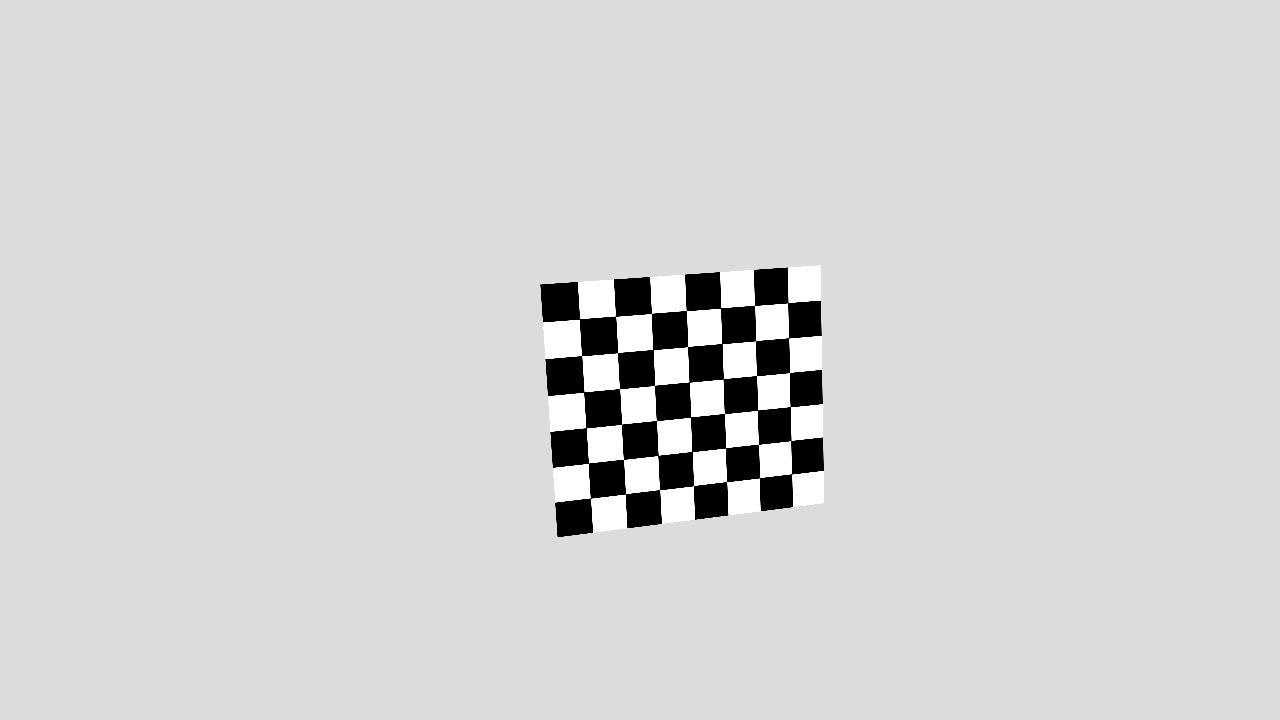
#> input picture aula_16_Calibracao/exemplos_em_python/dados_sinteticos/calib_03.png, 1280 x 720 px, given in place of estereo_esquerda.png, which was not available
$ python 04_item_a_completo.py
#> lines starting #> are read from the running program, lines starting #| are printed output that depends on the picture; after the words box and inside, x2 and y2 are one past the last pixel; in counts of white or black regions, pixels touching at a corner belong together; pictures that were not available may be replaced by others from this repository, and a replacement may not be noted
### aula_05_HSV/exemplos_em_python/utils.py
from __future__ import annotations

from pathlib import Path

import cv2
import numpy as np


ROOT = Path(__file__).resolve().parents[1]
RECURSOS = ROOT / "recursos"
SAIDAS = ROOT / "saidas"
SAIDAS.mkdir(exist_ok=True)


def carregar_par() -> tuple[np.ndarray, np.ndarray]:
    esquerda = cv2.imread(str(RECURSOS / "estereo_esquerda.png"))
#> esquerda is the input picture: shape (720, 1280, 3); min 0, max 255, mean 213.1
    direita = cv2.imread(str(RECURSOS / "estereo_direita.png"))
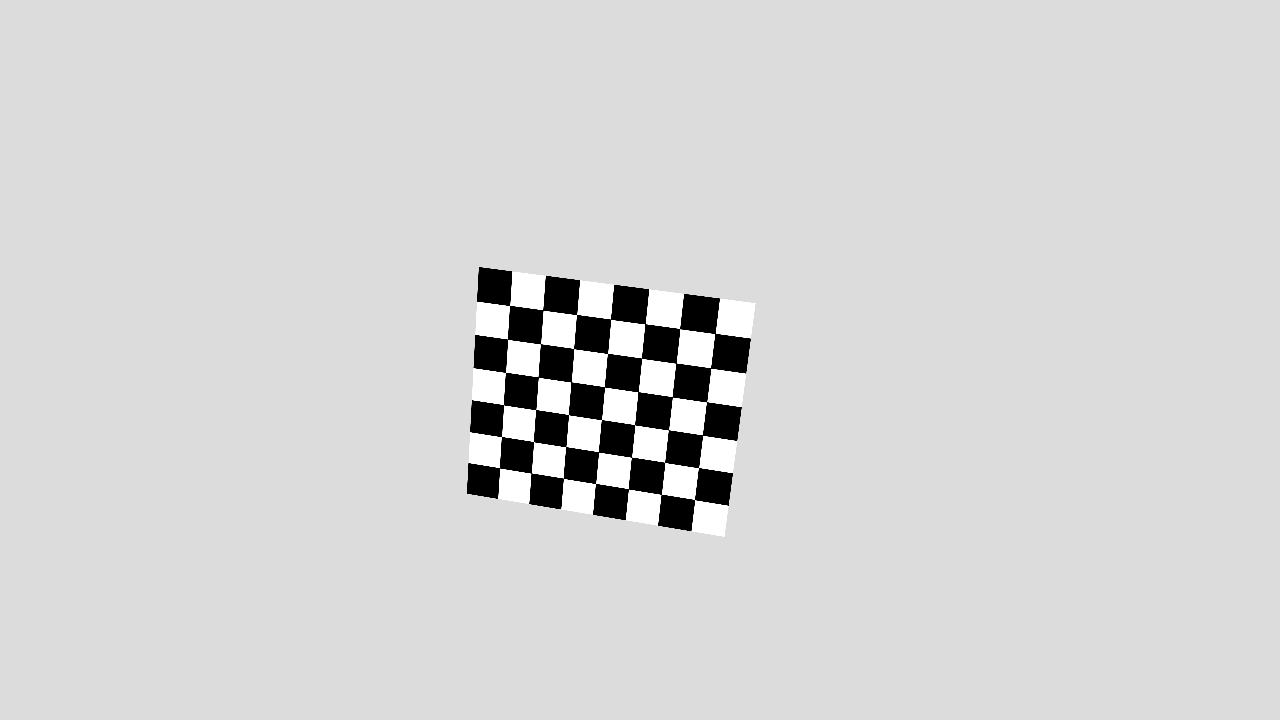
#> input picture aula_16_Calibracao/exemplos_em_python/dados_sinteticos/calib_04.png, 1280 x 720 px, given in place of estereo_direita.png, which was not available
#> direita is the input picture: shape (720, 1280, 3); min 0, max 255, mean 213.6
    if esquerda is None or direita is None:
        raise FileNotFoundError("Execute primeiro: python gerar_recursos.py")
    if esquerda.shape != direita.shape:
        raise ValueError("As imagens do par estéreo devem ter a mesma resolução.")
    return esquerda, direita


def criar_sgbm(num_disparidades: int = 96, bloco: int = 5) -> cv2.StereoSGBM:
    if num_disparidades % 16 != 0:
        raise ValueError("num_disparidades deve ser múltiplo de 16.")
    canais = 1
    return cv2.StereoSGBM_create(
        minDisparity=0,
        numDisparities=num_disparidades,
        blockSize=bloco,
        P1=8 * canais * bloco**2,
        P2=32 * canais * bloco**2,
        disp12MaxDiff=1,
        uniquenessRatio=8,
        speckleWindowSize=80,
        speckleRange=2,
        preFilterCap=31,
        mode=cv2.STEREO_SGBM_MODE_SGBM_3WAY,
    )


def calcular_disparidade_sgbm(esquerda: np.ndarray, direita: np.ndarray) -> np.ndarray:
    cinza_e = cv2.cvtColor(esquerda, cv2.COLOR_BGR2GRAY)
    cinza_d = cv2.cvtColor(direita, cv2.COLOR_BGR2GRAY)
    return criar_sgbm().compute(cinza_e, cinza_d).astype(np.float32) / 16.0


def normalizar_disparidade(
    disparidade: np.ndarray,
) -> tuple[np.ndarray, np.ndarray, np.ndarray]:
    # Remove inválidos, bordas sem correspondência e valores localmente incoerentes.
    mediana_local = cv2.medianBlur(disparidade, 5)
    validos = (
        np.isfinite(disparidade)
        & (disparidade > 0.5)
        & (np.abs(disparidade - mediana_local) < 1.5)
    )
#> validos: shape (720, 1280) bool; 10.6% white; 35 white regions (6 under 20 px), largest, box (x1, y1, x2, y2) and area: (96, 275, 808, 540) 38394, (825, 475, 1277, 505) 13518, (824, 419, 1277, 439) 9018
    h, w = disparidade.shape
#> h = 720; w = 1280
    validos[:10, :] = False
    validos[h - 10 :, :] = False
    validos[:, : min(100, w // 4)] = False
#> validos: shape (720, 1280) bool; 10.5% white; 36 white regions (6 under 20 px), largest, box (x1, y1, x2, y2) and area: (100, 275, 808, 540) 38294, (825, 475, 1277, 505) 13518, (824, 419, 1277, 439) 9018
    validos[:, w - 10 :] = False
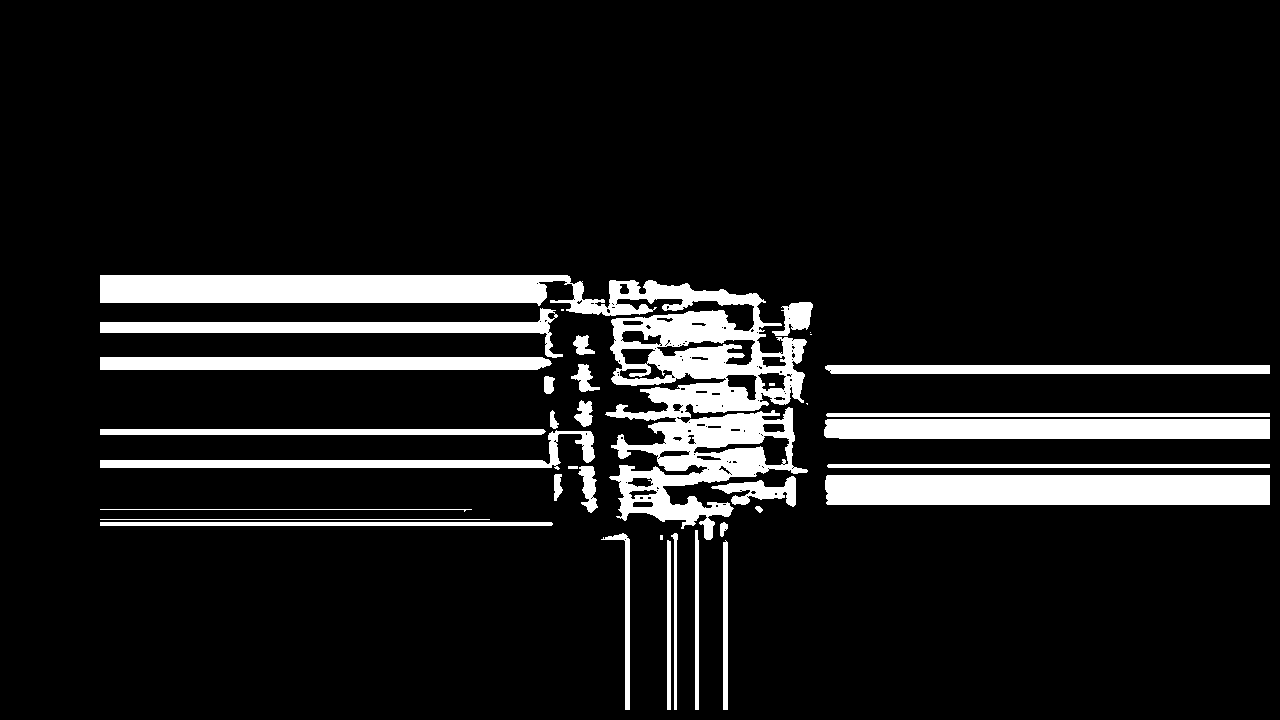
#> validos: shape (720, 1280) bool; 10.5% white; 36 white regions (6 under 20 px), largest, box (x1, y1, x2, y2) and area: (100, 275, 808, 540) 38294, (825, 475, 1270, 505) 13320, (824, 419, 1270, 439) 8886
    if not np.any(validos):
        raise RuntimeError("Nenhuma disparidade válida foi encontrada.")

    d_validos = disparidade[validos]
    # Percentis robustos evitam que um único falso casamento defina toda a escala.
    d_min, d_max = np.percentile(d_validos, [10, 90]).astype(float)
#> d_min = 34; d_max = 91.44
    proximidade = np.zeros_like(disparidade, dtype=np.float32)
    d_limitada = np.clip(d_validos, d_min, d_max)
    proximidade[validos] = (d_limitada - d_min) / max(d_max - d_min, 1e-6)

    inversa = np.zeros_like(disparidade, dtype=np.float32)
    inversa[validos] = 1.0 / np.maximum(d_limitada, 1e-6)
    inv_validos = inversa[validos]
    i_min, i_max = float(inv_validos.min()), float(inv_validos.max())
#> i_min = 0.0109; i_max = 0.0294
    profundidade_rel = np.zeros_like(disparidade, dtype=np.float32)
    profundidade_rel[validos] = (inv_validos - i_min) / max(i_max - i_min, 1e-6)
    return proximidade, profundidade_rel, validos


def pixel_extremo_robusto(
    disparidade: np.ndarray, validos: np.ndarray, percentil: float, tolerancia: float
) -> tuple[int, int]:
    """Retorna (x,y) no maior componente próximo do percentil solicitado."""
#> called with percentil = 90, tolerancia = 1.5
    alvo = float(np.percentile(disparidade[validos], percentil))
#> alvo = 91.44
    faixa = (validos & (np.abs(disparidade - alvo) <= tolerancia)).astype(np.uint8)
#> faixa: shape (720, 1280); values 0 (black) and 1 (white), 0.29% white; 12 white regions (9 under 20 px), largest, box (x1, y1, x2, y2) and area: (662, 422, 765, 444) 1383, (100, 281, 553, 283) 892, (725, 540, 728, 710) 338
    n, rotulos, stats, centroides = cv2.connectedComponentsWithStats(faixa)
#> rotulos: shape (720, 1280) int32; 13 distinct labels, from 0 to 12
#> n = 13; stats = 13 rows, first 6: [0, 0, 1280, 720, 918945], [100, 281, 453, 2, 892], [565, 281, 5, 2, 7], [791, 328, 3, 2, 3], [798, 329, 3, 1, 3], [662, 422, 103, 22, 1383]; centroides = 13 rows, first 8: [639.7, 359.4], [322.6, 281.5], [567.1, 281.4], [792, 328.7], [799, 329], [711.4, 435.6], [656, 433], [689, 453]
    if n <= 1:
        y, x = np.unravel_index(np.argmin(np.where(validos, np.abs(disparidade - alvo), np.inf)), disparidade.shape)
        return int(x), int(y)
    componente = 1 + int(np.argmax(stats[1:, cv2.CC_STAT_AREA]))
#> componente = 5
    cx, cy = centroides[componente]
#> cx = 711.4; cy = 435.6
    ys, xs = np.where(rotulos == componente)
#> ys = 1383 values from 422 to 443; xs = 1383 values, max 764 at index 847, min 662 at index 289, mean 711.4
    indice = int(np.argmin((xs - cx) ** 2 + (ys - cy) ** 2))
#> indice = 703
    return int(xs[indice]), int(ys[indice])


def colorir_jet(mapa_01: np.ndarray) -> np.ndarray:
    oito_bits = np.clip(mapa_01 * 255.0, 0, 255).astype(np.uint8)
    return cv2.applyColorMap(oito_bits, cv2.COLORMAP_JET)


# [38 lines left out: functions maior_contorno, segmentar_verde, destacar_roi, not called in this run]

### aula_05_HSV/exemplos_em_python/04_item_a_completo.py
import argparse

import cv2
import numpy as np

from utils import (
    SAIDAS,
    calcular_disparidade_sgbm,
    carregar_par,
    colorir_jet,
    normalizar_disparidade,
    pixel_extremo_robusto,
)


parser = argparse.ArgumentParser(description="Item A completo: disparidade e profundidade relativa.")
parser.add_argument("--sem-janelas", action="store_true")
args = parser.parse_args()

esquerda, direita = carregar_par()
disparidade = calcular_disparidade_sgbm(esquerda, direita)
proximidade, profundidade_rel, validos = normalizar_disparidade(disparidade)

x_perto, y_perto = pixel_extremo_robusto(disparidade, validos, percentil=90, tolerancia=1.5)
#> x_perto = 711; y_perto = 436
x_longe, y_longe = pixel_extremo_robusto(disparidade, validos, percentil=10, tolerancia=0.75)
#> call 2 of pixel_extremo_robusto, with percentil = 10, tolerancia = 0.75
#> in pixel_extremo_robusto (call 2), `alvo = float(np.percentile(disparidade[validos], percentil))`: alvo = 34
#> in pixel_extremo_robusto (call 2), `faixa = (validos & (np.abs(disparidade - alvo) <= tolerancia)).astype(..`:
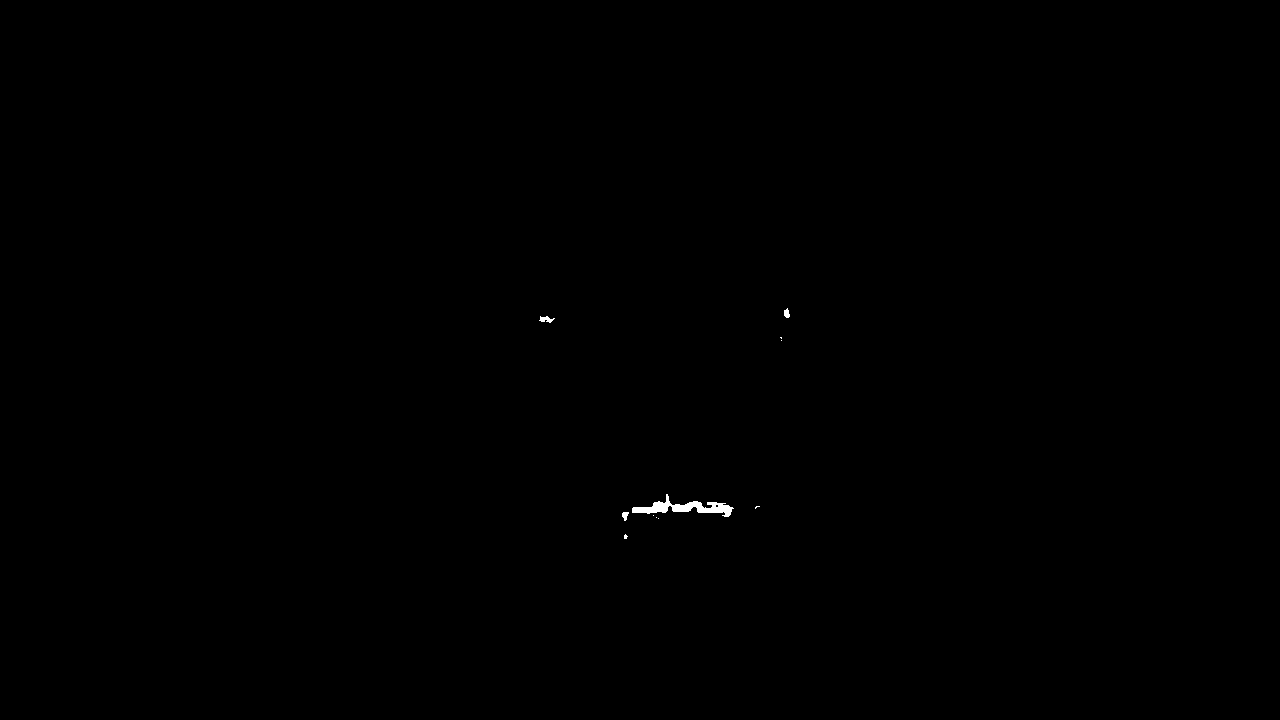
#> faixa: shape (720, 1280); values 0 (black) and 1 (white), 0.11% white; 11 white regions (7 under 20 px), largest, box (x1, y1, x2, y2) and area: (632, 494, 734, 517) 839, (539, 316, 555, 323) 62, (784, 308, 790, 318) 43, (622, 512, 629, 521) 42
#> in pixel_extremo_robusto (call 2), `n, rotulos, stats, centroides = cv2.connectedComponentsWithStats(faixa)`: rotulos: shape (720, 1280) int32; 12 distinct labels, from 0 to 11
#> in pixel_extremo_robusto (call 2), `n, rotulos, stats, centroides = cv2.connectedComponentsWithStats(faixa)`: n = 12; stats = [[0, 0, 1280, 720, 920586], [784, 308, 6, 10, 43], [539, 316, 16, 7, 62], [780, 337, 2, 2, 3], [781, 340, 1, 1, 1], [632, 494, 102, 23, 839], [755, 506, 5, 3, 7], [622, 512, 7, 9, 42], [653, 515, 1, 1, 1], [656, 517, 1, 1, 1], [658, 518, 1, 1, 1], [624, 534, 4, 5, 14]]; centroides = [[639.5, 359.4], [786.4, 313], [545.8, 319], [780.7, 337.3], [781, 340], [684.5, 507.5], [756.6, 506.6], [624.7, 515.1], [653, 515], [656, 517], [658, 518], [625.1, 536.3]]
#> in pixel_extremo_robusto (call 2), `cx, cy = centroides[componente]`: cx = 684.5; cy = 507.5
#> in pixel_extremo_robusto (call 2), `ys, xs = np.where(rotulos == componente)`: ys = 839 values from 494 to 516; xs = 839 values, max 733 at index 483, min 632 at index 391, mean 684.5
#> in pixel_extremo_robusto (call 2), `indice = int(np.argmin((xs - cx) ** 2 + (ys - cy) ** 2))`: indice = 351
#> x_longe = 684; y_longe = 507

print("Convenção: proximidade 0=longe e 1=perto; profundidade relativa 0=perto e 1=longe")
print("Extremos robustos: percentis 10 e 90 em componentes conexos, rejeitando outliers isolados.")
print(
    f"MAIS PRÓXIMO: (x={x_perto}, y={y_perto}), "
    f"disparidade={disparidade[y_perto, x_perto]:.2f}, "
    f"proximidade={proximidade[y_perto, x_perto]:.3f}, "
    f"profundidade_rel={profundidade_rel[y_perto, x_perto]:.3f}"
)
#| MAIS PRÓXIMO: (x=711, y=436), disparidade=92.00, proximidade=1.000, profundidade_rel=0.000
print(
    f"MAIS DISTANTE: (x={x_longe}, y={y_longe}), "
    f"disparidade={disparidade[y_longe, x_longe]:.2f}, "
    f"proximidade={proximidade[y_longe, x_longe]:.3f}, "
    f"profundidade_rel={profundidade_rel[y_longe, x_longe]:.3f}"
)
#| MAIS DISTANTE: (x=684, y=507), disparidade=34.50, proximidade=0.009, profundidade_rel=0.977

mapa = colorir_jet(proximidade)
mapa[~validos] = 0
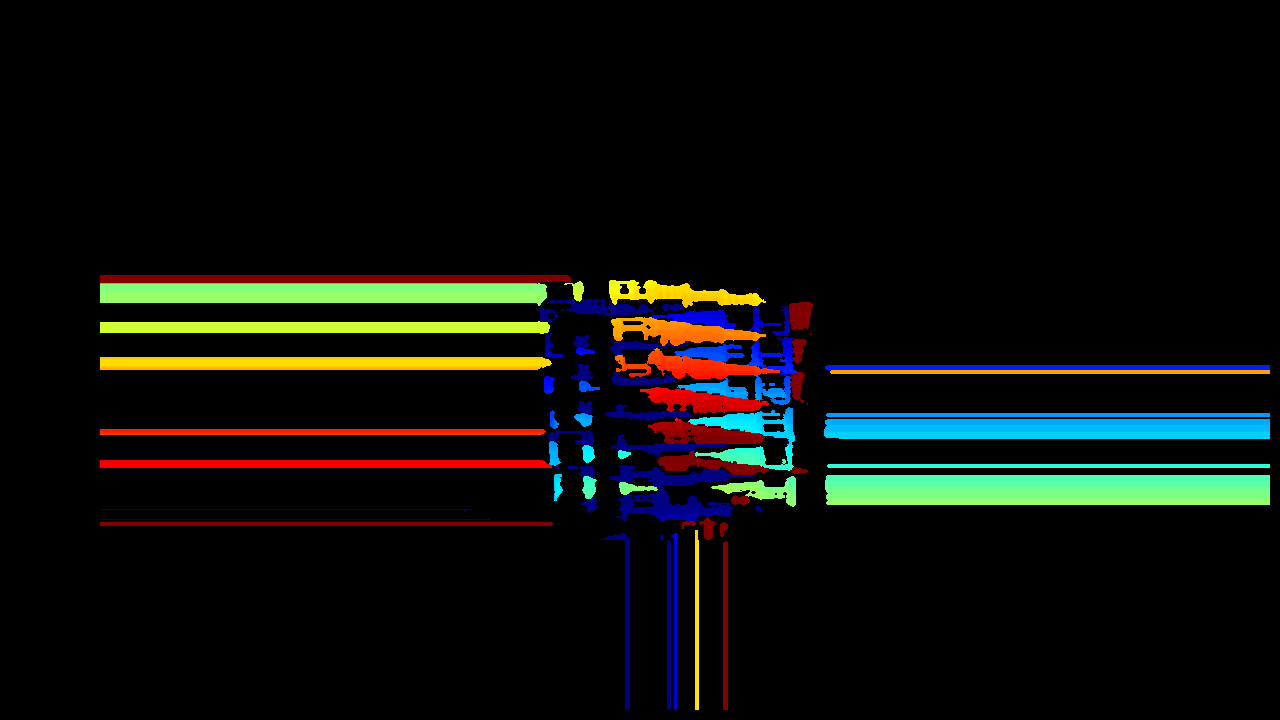
#> mapa: shape (720, 1280, 3); mean of channels 0, 1, 2 11.3, 14.6, 12.4; drawn as B, G, R
cv2.drawMarker(mapa, (int(x_perto), int(y_perto)), (255, 255, 255), cv2.MARKER_CROSS, 24, 2)
#> mapa: shape (720, 1280, 3); 0.02% of pixels changed, all inside (x1, y1, x2, y2) = (698, 423, 725, 450)
cv2.drawMarker(mapa, (int(x_longe), int(y_longe)), (0, 0, 0), cv2.MARKER_CROSS, 24, 2)
#> mapa: shape (720, 1280, 3); mean of channels 0, 1, 2 11.3, 14.7, 12.4
cv2.imwrite(str(SAIDAS / "04_item_a_mapa_jet.png"), mapa)
cv2.imwrite(str(SAIDAS / "04_profundidade_relativa.png"), (profundidade_rel * 255).astype(np.uint8))

# Em um drone, a disparidade maior sugere obstáculo mais próximo e pode alimentar
# a evitação reativa. Porém, vibração, motion blur, rolling shutter, baixa textura,
# mudança de iluminação e atraso de processamento degradam o mapa. Antes de obter
# distância métrica Z=f*B/d, o par precisa ser calibrado e retificado; na prática,
# também convém filtrar a profundidade no tempo e rejeitar pixels inválidos.

if not args.sem_janelas:
    cv2.imshow("Item A - mapa de disparidade colorido", mapa)
    cv2.waitKey(0)
    cv2.destroyAllWindows()
